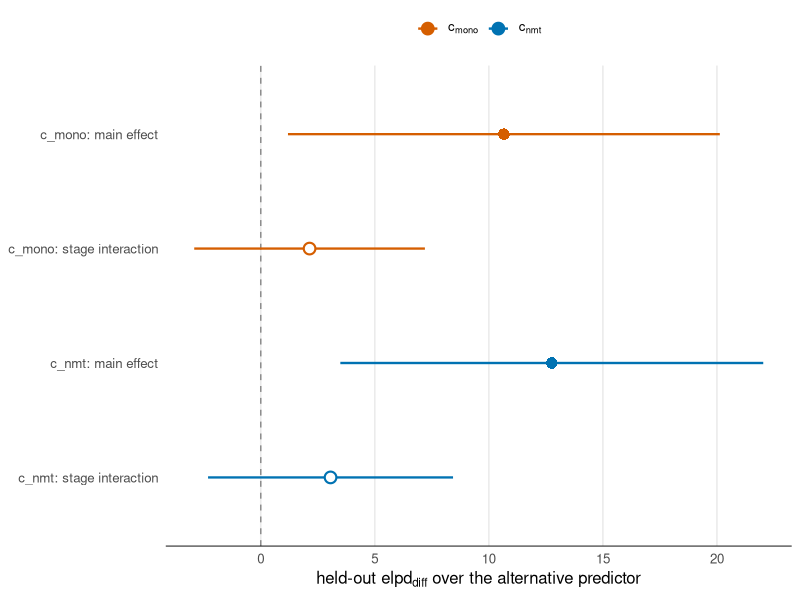

Recreate this plot in R.
# RQ2 predictive line: symmetric nested-ladder elpd gains (forest plot).
suppressMessages({library(ggplot2); library(dplyr)})
OUT <- "/Users/sebastianx/Dissertation Writeup/MSc_and_BEng_Dissertation_Template_the_University_of_Manchester_EEE/images"
d <- tibble::tribble(
  ~label,                    ~predictor, ~kind,  ~elpd,  ~se,
  "c_nmt: stage interaction",  "c[nmt]",  "int",   3.06,  2.74,
  "c_nmt: main effect",        "c[nmt]",  "main", 12.76,  4.73,
  "c_mono: stage interaction", "c[mono]", "int",   2.14,  2.58,
  "c_mono: main effect",       "c[mono]", "main", 10.66,  4.83
) %>% mutate(label=factor(label, levels=label),
             lo=elpd-1.96*se, hi=elpd+1.96*se)
cols <- c(`c[nmt]`="#0072B2", `c[mono]`="#D55E00")
p <- ggplot(d, aes(elpd, label, colour=predictor)) +
  geom_vline(xintercept=0, linetype="dashed", colour="grey55") +
  geom_errorbarh(aes(xmin=lo, xmax=hi), height=0, linewidth=0.8) +
  geom_point(aes(shape=kind), size=3.2, fill="white", stroke=1.1) +
  scale_shape_manual(values=c(main=16, int=21), guide="none") +
  scale_colour_manual(values=cols, labels=scales::parse_format(), name=NULL) +
  labs(x=expression("held-out "*elpd[diff]*" over the alternative predictor"), y=NULL) +
  theme_minimal(base_size=12) +
  theme(legend.position="top", panel.grid.minor=element_blank(),
        panel.grid.major.y=element_blank(), axis.line.x=element_line(colour="black", linewidth=0.3))
ggsave(file.path(OUT,"rq2_predictive_ladder.pdf"), p, width=6.6, height=3.2, device="pdf")
cat("saved\n")
